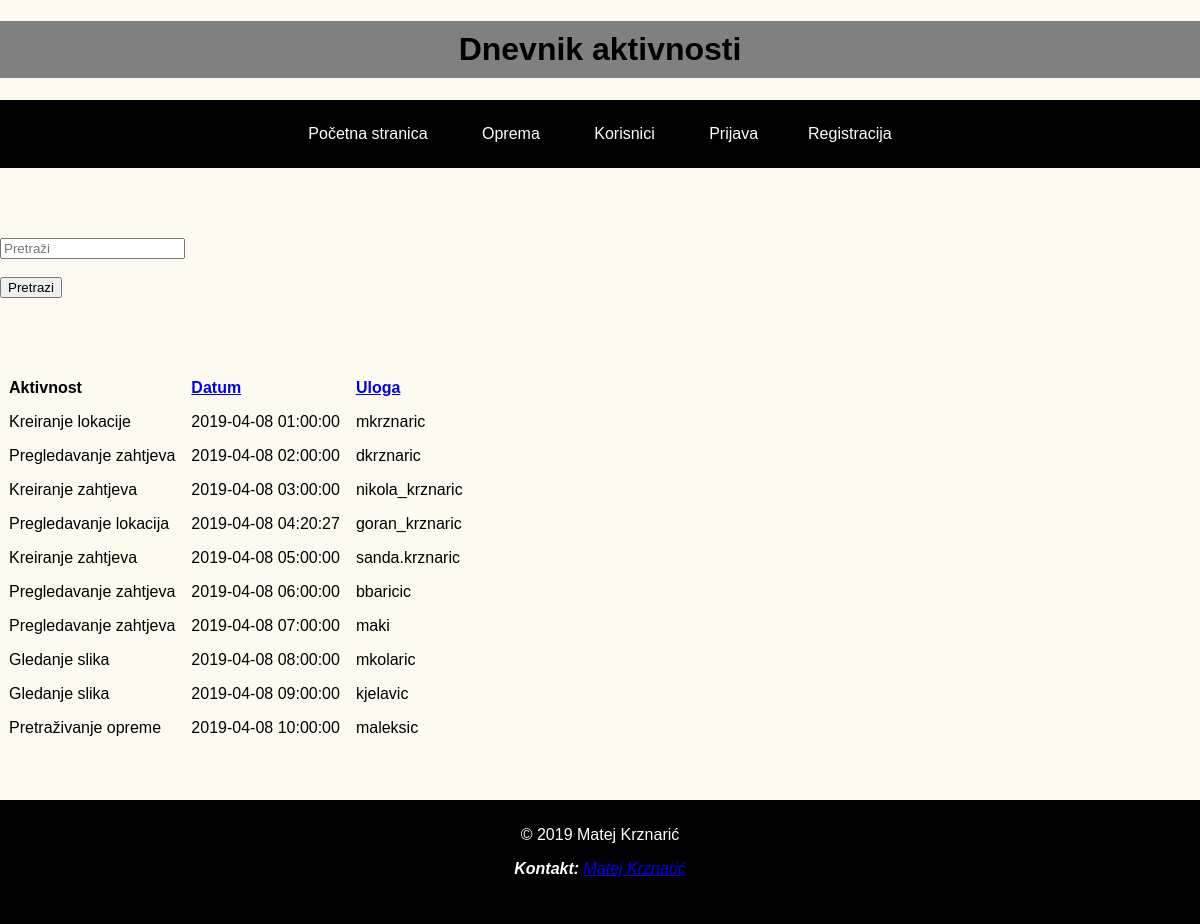
The app's page /webdip_projekt/dnevnik.php with its own data.
### tables this page shows
CREATE TABLE `dnevnik_aktivnosti` (
  `id_dnevnik_aktivnosti` int(11) NOT NULL,
  `aktivnost` varchar(45) DEFAULT NULL,
  `datum_vrijeme` datetime DEFAULT NULL,
  `korisnik_id_korisnik` int(11) NOT NULL
);

### webdip_projekt/sesija.class.php (called while the page is built, shortened)
<?php
class Sesija {
    static function dajKorisnika() {
        if (isset($_SESSION[self::KORISNIK])) {
            $korisnik[self::KORISNIK] = $_SESSION[self::KORISNIK];
            $korisnik[self::TIP] = $_SESSION[self::TIP];
        } else {
            return null;
        }
        return $korisnik;
    }
}

### webdip_projekt/baza.class.php (called while the page is built, shortened)
<?php
class Baza {
    private $veza = null;
    function spojiDB() {
        $this->veza = new mysqli(self::server, self::korisnik, self::lozinka, self::baza);
        $this->veza->set_charset("utf8");
        return $this->veza;
    }
    function selectDB($upit) {
        $rezultat = $this->veza->query($upit);
        return $rezultat;
    }
}
?>

### webdip_projekt/dnevnik.php (the view, shortened to what this page needs)
<?php
include ("./baza.class.php");
include("./sesija.class.php");
?>
<!DOCTYPE html>
<html lang="hr">
    <head>
        <link href="css/mkrznaric.css" rel="stylesheet" type="text/css">
        <link href="css/mkrznaric_480.css" rel="stylesheet" type="text/css">
        <link href="css/mkrznaric_ispis.css" media="print" rel="stylesheet" type="text/css">
        <link href="css/mkrznaric_800.css" rel="stylesheet" type="text/css">
        <link href="css/mkrznaric_1024.css" rel="stylesheet" type="text/css">
        <link href="css/mkrznaric_1800.css" rel="stylesheet" type="text/css">
        <link rel="stylesheet" type="text/css" href="https://cdn.datatables.net/s/dt/jq-2.1.4,dt-1.10.10/datatables.min.css"/>
    </head>
    <body>
        <header>
            <h1 id="pocetak_popis">Dnevnik aktivnosti</h1>
        </header>
        <nav>
            <ul class="nav">
                <li><a href="index.php">Početna stranica</a></li>
                <li><a href="oprema.php">Oprema</a></li>
                <li><a href="privatno/korisnici.php">Korisnici</a></li>
                <?php
                if (Sesija::dajKorisnika() == null) {
                    echo '<li><a href="prijava.php">Prijava</a></li>';
                    echo '<li><a href="registracija.php">Registracija</a></li>';
                } else if (Sesija::dajKorisnika() != null) {
                    if ($tip == "administrator") {
                        echo '<li><a href="odjava.php">Odjava</a></li>';
                        echo '<li><a href="dnevnik.php">Dnevnik aktivnosti</a></li>';
                        echo '<li><a href="VirtualTime.php">Virtualno vrijeme</a></li>';
                        echo '<li><a href="konfiguracija_sustava.php">Konfiguracija sustava</a></li>';
                        echo '<li><a href="otkljucavanje_blokiranje.php">Upravljanje korisnicima</a></li>';
                        echo '<li><a href="DodijeliModeratora.php">Dodijela moderatora</a></li>';
                        echo '<li><a href="NovaLokacija.php">Nova lokacija</a></li>';
                        echo '<li><a href="NovaOprema.php">Nova oprema</a></li>';
                    }
                    if ($tip == "moderator") {
                        echo '<li><a href="odjava.php">Odjava</a></li>';
                    }
                    if ($tip == "registrirani_korisnik") {
                        echo '<li><a href="odjava.php">Odjava</a></li>';
                    }
                }
                ?>
            </ul>
        </nav>
        <section id="sadrzajtablica">
            <br>
            <form id="pretraga_dnevnik" novalidate method="post" name="pretraga_dnevnik" action="">
                <br>
                <br>
                <input type="text" id="vrijednostPretraga" name="vrijednostPretraga" placeholder="Pretraži">
                <br>
                <br>
                <button  name="pretraga" id="pretraga" >Pretrazi</button><br>
                <br><br>
                <br>
            </form>
            <br>
            <?php
            if (!isset($_POST["pretraga"]) && !isset($_POST["vrijednostPretraga"])) {
                $baza = new Baza();
                $baza->spojiDB();
                if (isset($_GET['order'])) {
                    $order = $_GET['order'];
                } else {
                    $order = 'korisnik_id_korisnik';
                }
                if (isset($_GET['sort'])) {
                    $sort = $_GET['sort'];
                } else {
                    $sort = 'ASC';
                }
                $upit = "SELECT aktivnost, datum_vrijeme, (SELECT korisnicko_ime FROM korisnik WHERE id_korisnik = dnevnik_aktivnosti.korisnik_id_korisnik) FROM dnevnik_aktivnosti ORDER BY $order $sort";
                $sort == 'DESC' ? $sort = 'ASC' : $sort = 'DESC';
                $rs = $baza->selectDB($upit);
                echo"<table id ='table_id'  class='display'>
    <thead>
                <tr>
                    <th class='zaglavlje'>Aktivnost</th>
                    <th class='zaglavlje'><a href='?order=datum_vrijeme&&sort=$sort'>Datum</a></th>
                    <th class='zaglavlje'><a href='?order=korisnik_id_korisnik&&sort=$sort'>Uloga</a></th>
                </tr></thead><tbody>";
                while (list($aktivnost, $datum_vrijeme, $uloga) = mysqli_fetch_array($rs)) {
                    echo "<tr>\n<td>$aktivnost</td>\n<td>$datum_vrijeme</td>\n<td>$uloga</td></tr>\n";
                }
            }
            echo"</tbody></table>";
            ?>
            <br>
            <br>
            <br>
        </section>
        <footer id="kraj">
            <p>&copy; 2019 Matej Krznarić</p>
            <address><strong>Kontakt:</strong> <a href="mailto:mkrznaric@foi.hr">Matej Krznarić</a></address>
            <br>
            <br>
        </footer>
    </body>
</html>

### webdip_projekt/css/mkrznaric.css (style rules this page uses)
#pocetak_popis { width: auto; padding: 10px; text-align: center; background: gray; -webkit-animation: pozadina 5s infinite; animation: pozadina 5s infinite; }
body { background: floralwhite; color: black; font-family: "Arial"; margin: auto; overflow-x: hidden; }
.nav { background: black; color: white; list-style: none; text-align: center; padding: 25px 0 25px 0; }
.nav > li { display: inline-block; padding: 0 25px 0 25px; }
.nav > li > a { text-decoration: none; color: white; }
td, th { text-align: left; padding: 7px; }
#sadrzajtablica { overflow-x: hidden; }
#kraj { text-align: center; color: white; background: black; padding: 10px; width: auto; position: relative; }

### webdip_projekt/css/mkrznaric_1024.css (style rules this page uses)
@media only screen and (min-width: 1024px) { #pocetak_popis { width: auto; padding: 10px; text-align: center; background: gray; -webkit-animation: pozadina 5s infinite; animation: pozadina 5s infinite; } }
@media only screen and (min-width: 1024px) { body { background: floralwhite; color: black; font-family: "Arial"; margin: auto; overflow-x: hidden; } }
@media only screen and (min-width: 1024px) { .nav { background: black; color: white; list-style: none; text-align: center; padding: 25px 0 25px 0; } }
@media only screen and (min-width: 1024px) { .nav > li { display: inline-block; padding: 0 25px 0 25px; } }
@media only screen and (min-width: 1024px) { .nav > li > a { text-decoration: none; color: white; } }
@media only screen and (min-width: 1024px) { td, th { text-align: left; padding: 7px; } }
@media only screen and (min-width: 1024px) { #sadrzajtablica { overflow-x: hidden; } }
@media only screen and (min-width: 1024px) { #kraj { text-align: center; color: white; background: black; padding: 10px; width: auto; position: relative; } }

### records on screen
dnevnik_aktivnosti: aktivnost "Kreiranje lokacije", datum_vrijeme "2019-04-08 01:00:00", uloga "mkrznaric"
dnevnik_aktivnosti: aktivnost "Pregledavanje zahtjeva", datum_vrijeme "2019-04-08 02:00:00", uloga "dkrznaric"
dnevnik_aktivnosti: aktivnost "Kreiranje zahtjeva", datum_vrijeme "2019-04-08 03:00:00", uloga "nikola_krznaric"
dnevnik_aktivnosti: aktivnost "Pregledavanje lokacija", datum_vrijeme "2019-04-08 04:20:27", uloga "goran_krznaric"
dnevnik_aktivnosti: aktivnost "Kreiranje zahtjeva", datum_vrijeme "2019-04-08 05:00:00", uloga "sanda.krznaric"
dnevnik_aktivnosti: aktivnost "Pregledavanje zahtjeva", datum_vrijeme "2019-04-08 06:00:00", uloga "bbaricic"
dnevnik_aktivnosti: aktivnost "Pregledavanje zahtjeva", datum_vrijeme "2019-04-08 07:00:00", uloga "maki"
dnevnik_aktivnosti: aktivnost "Gledanje slika", datum_vrijeme "2019-04-08 08:00:00", uloga "mkolaric"
dnevnik_aktivnosti: aktivnost "Gledanje slika", datum_vrijeme "2019-04-08 09:00:00", uloga "kjelavic"
dnevnik_aktivnosti: aktivnost "Pretraživanje opreme", datum_vrijeme "2019-04-08 10:00:00", uloga "maleksic"
